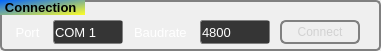
       <widget class="QGroupBox" name="groupBox_2">
        <property name="geometry">
         <rect>
          <x>20</x>
          <y>610</y>
          <width>381</width>
          <height>51</height>
         </rect>
        </property>
        <property name="font">
         <font>
          <pointsize>10</pointsize>
          <italic>false</italic>
          <bold>true</bold>
         </font>
        </property>
        <property name="styleSheet">
         <string notr="true">QGroupBox {
    
    border: 2px solid gray;
    border-radius: 5px;
    margin-top: 1ex; /* leave space at the top for the title */
}

QGroupBox::title {
    subcontrol-origin: margin;
    subcontrol-position: top left; /* position at the top center */
    padding: 0 3px;
    background-color: qlineargradient(spread:pad, x1:0, y1:0, x2:1, y2:1, stop:0 rgba(0, 100, 255, 255), stop:1 rgba(255, 255, 37, 255))
}</string>
        </property>
        <property name="title">
         <string notr="true">Connection </string>
        </property>
        <property name="alignment">
         <set>Qt::AlignmentFlag::AlignLeading|Qt::AlignmentFlag::AlignLeft|Qt::AlignmentFlag::AlignVCenter</set>
        </property>
        <property name="flat">
         <bool>false</bool>
        </property>
        <widget class="QComboBox" name="Baud_comboBox">
         <property name="geometry">
          <rect>
           <x>200</x>
           <y>20</y>
           <width>70</width>
           <height>24</height>
          </rect>
         </property>
         <property name="font">
          <font>
           <pointsize>10</pointsize>
           <italic>false</italic>
           <bold>false</bold>
          </font>
         </property>
         <property name="styleSheet">
          <string notr="true">QComboBox
{
	border: 1px solid gray;
    border-radius: 3px;
    padding: 1px 1px 1px 1px;
    background-color: rgb(53, 53, 53);
	color: rgb(255, 255, 255);
} 
QComboBox::drop-down
{
	border: none;
	background-color: rgb(53, 53, 53);
	color: rgb(255, 255, 255);
}

QComboBox QAbstractItemView {
   color: rgb(255, 255, 255)
}

QComboBox::down-arrow {
    /*image: url(&quot;C:/Users/admin/Documents/EnvironmentPro/drop_down_arrow.png&quot;);*/
	image: url(&quot;:/drop_down_arrow.png&quot;);
}</string>
         </property>
         <item>
          <property name="text">
           <string>4800</string>
          </property>
         </item>
         <item>
          <property name="text">
           <string>9600</string>
          </property>
         </item>
         <item>
          <property name="text">
           <string>19200</string>
          </property>
         </item>
         <item>
          <property name="text">
           <string>38400</string>
          </property>
         </item>
         <item>
          <property name="text">
           <string>115200</string>
          </property>
         </item>
        </widget>
        <widget class="QLabel" name="label_12">
         <property name="geometry">
          <rect>
           <x>134</x>
           <y>18</y>
           <width>61</width>
           <height>28</height>
          </rect>
         </property>
         <property name="font">
          <font>
           <pointsize>10</pointsize>
           <italic>false</italic>
           <bold>false</bold>
          </font>
         </property>
         <property name="styleSheet">
          <string notr="true">QLabel{
color: white;
}</string>
         </property>
         <property name="text">
          <string>Baudrate</string>
         </property>
        </widget>
        <widget class="QComboBox" name="Port_comboBox">
         <property name="geometry">
          <rect>
           <x>53</x>
           <y>20</y>
           <width>70</width>
           <height>24</height>
          </rect>
         </property>
         <property name="font">
          <font>
           <pointsize>10</pointsize>
           <italic>false</italic>
           <bold>false</bold>
          </font>
         </property>
         <property name="styleSheet">
          <string notr="true">QComboBox
{
	border: 1px solid gray;
    border-radius: 3px;
    padding: 1px 1px 1px 1px;
   
	background-color: rgb(53, 53, 53);
    color: rgb(255, 255, 255);
} 
QComboBox::drop-down
{
	border: none;
    background-color: rgb(53, 53, 53);
	color: rgb(255, 255, 255);
}
QComboBox::down-arrow { /*C:/Users/admin/Documents/EnvironmentPro/drop_down_arrow.png*/
    image: url(&quot;:/drop_down_arrow.png&quot;);
	
}
QComboBox QAbstractItemView {
   color: rgb(255, 255, 255)
}</string>
         </property>
         <property name="insertPolicy">
          <enum>QComboBox::InsertPolicy::InsertAtCurrent</enum>
         </property>
         <property name="sizeAdjustPolicy">
          <enum>QComboBox::SizeAdjustPolicy::AdjustToMinimumContentsLengthWithIcon</enum>
         </property>
         <property name="frame">
          <bool>true</bool>
         </property>
         <item>
          <property name="text">
           <string>COM 1</string>
          </property>
         </item>
         <item>
          <property name="text">
           <string>COM 2</string>
          </property>
         </item>
         <item>
          <property name="text">
           <string>COM 3</string>
          </property>
         </item>
         <item>
          <property name="text">
           <string>COM 4</string>
          </property>
         </item>
         <item>
          <property name="text">
           <string>COM 5</string>
          </property>
         </item>
        </widget>
        <widget class="QLabel" name="label_10">
         <property name="geometry">
          <rect>
           <x>2</x>
           <y>18</y>
           <width>51</width>
           <height>28</height>
          </rect>
         </property>
         <property name="font">
          <font>
           <pointsize>10</pointsize>
           <italic>false</italic>
           <bold>false</bold>
          </font>
         </property>
         <property name="styleSheet">
          <string notr="true">QLabel{
color: white;
}</string>
         </property>
         <property name="text">
          <string>Port</string>
         </property>
         <property name="alignment">
          <set>Qt::AlignmentFlag::AlignCenter</set>
         </property>
        </widget>
        <widget class="QPushButton" name="Port_connect_Button">
         <property name="geometry">
          <rect>
           <x>280</x>
           <y>20</y>
           <width>80</width>
           <height>24</height>
          </rect>
         </property>
         <property name="styleSheet">
          <string notr="true">QPushButton
{
	color: rgb(209, 209, 209);
    border-width: 2px; 
    border-radius: 6; 
    border-color: gray; 
    border-style: solid; 
    padding: 2px; 
}

QPushButton:pressed
 {
	color: rgb(0, 0, 0);
	background-color: rgb(184, 184, 184);
    font:12px;
}
</string>
         </property>
         <property name="text">
          <string>Connect</string>
         </property>
         <property name="flat">
          <bool>true</bool>
         </property>
        </widget>
       </widget>
